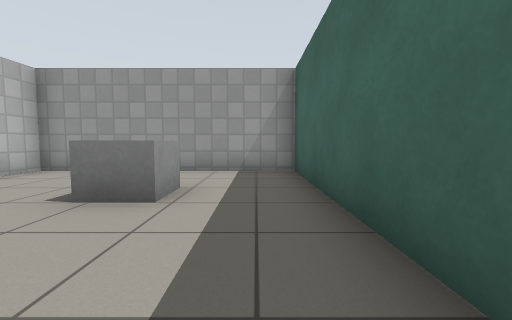
View 1 (above)

16 first-person views from a walk through a robot-simulator world made for Gazebo. The camera is 0.72 m above the floor, tilts 4° down and sees 90° across. The floor is counted in squares, 1 m on a side. Each view is taken from the middle of a square. On the plan, view 1 faces up. The plan holds only what a view shows up to about 9 squares ahead; the rest is blank. Simple patterns stand in for the simulator's built-in surfaces.

View 2
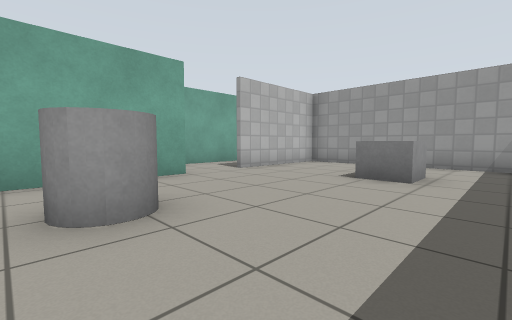

View 3
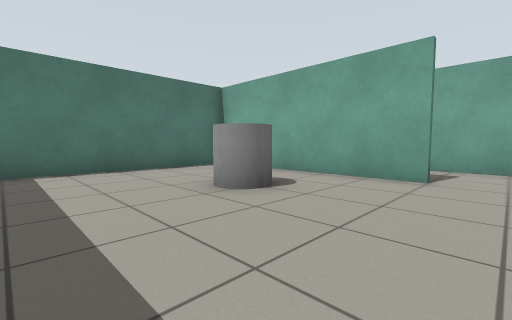

View 4
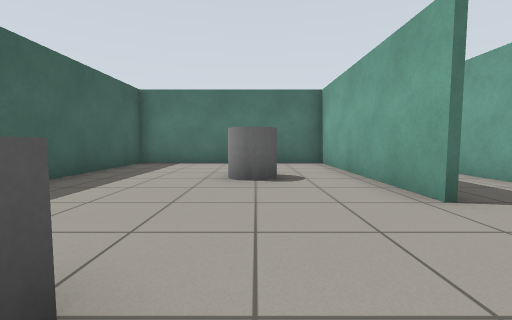

View 5
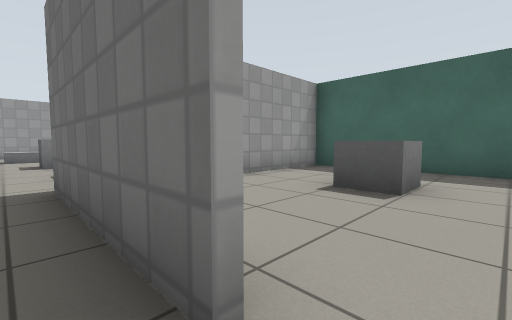

View 6
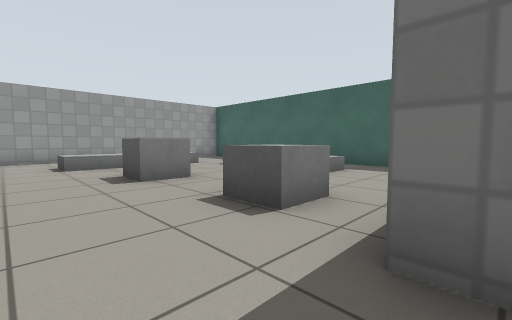

View 7
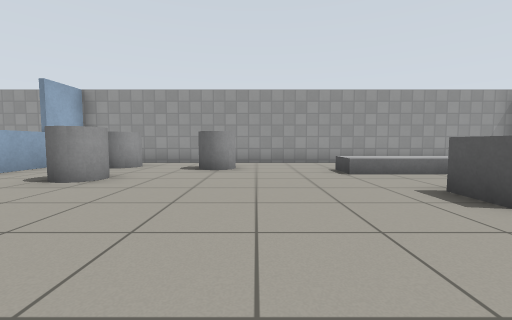

View 8
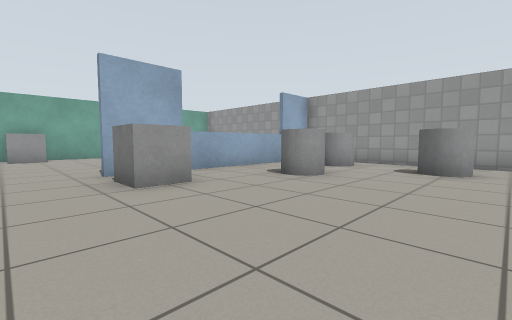

View 9
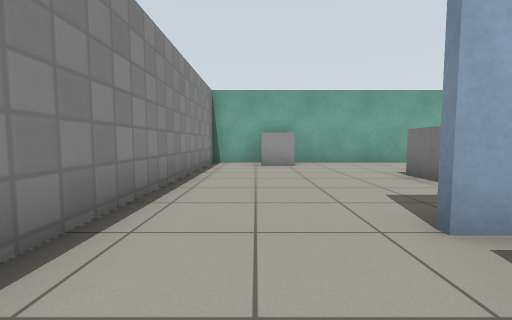

View 10
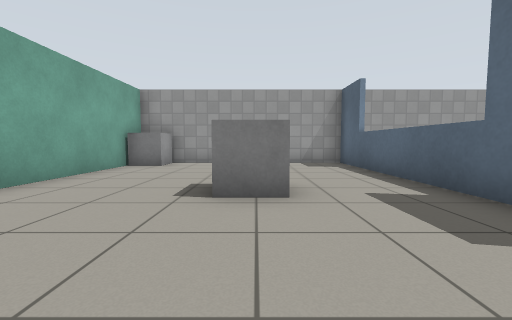

View 11
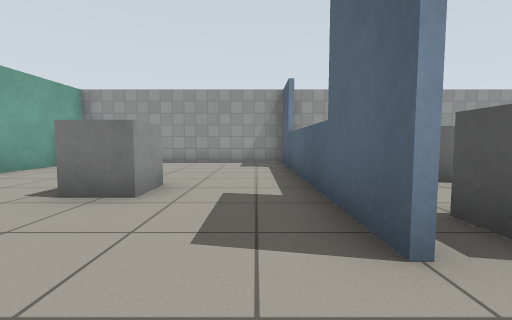

View 12
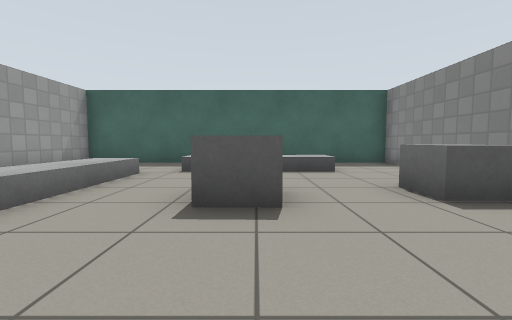

View 13
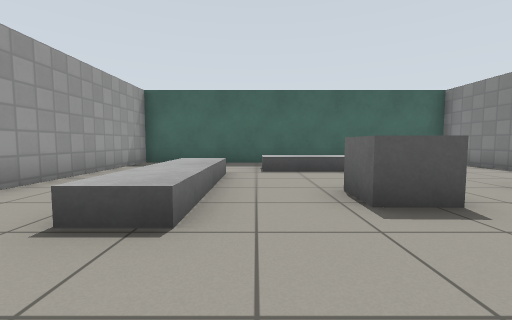

View 14
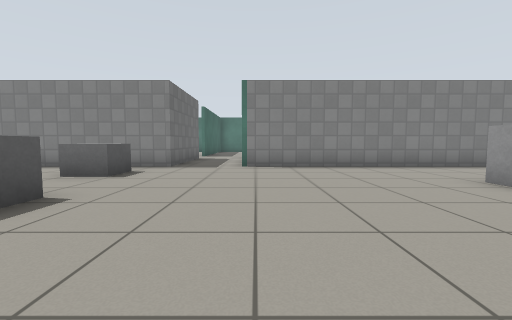

View 15
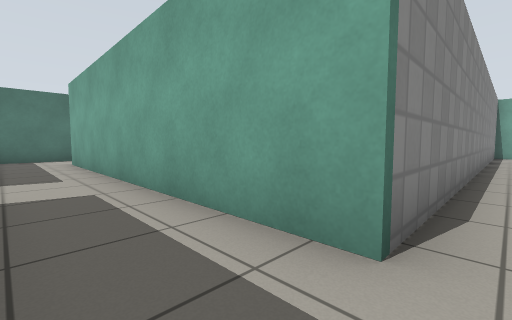

View 16
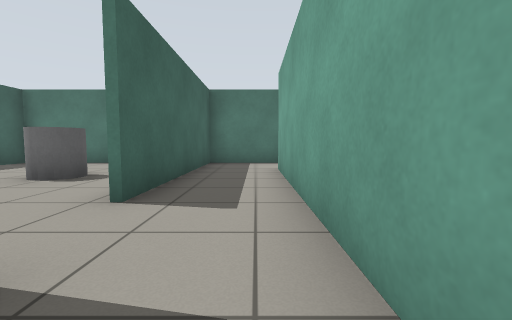

### Floor plan
Ten units are one square. View 1 is at (0, 0); x grows to the right and y downward. Boxes are objects, and circles mark ways between rooms. Rooms are numbered by the first view taken in them; rooms with no view inside come last. Other rooms are left out.
<svg viewBox="-214 -174 229 228">
<path fill="none" stroke="#000" d="M-53 -10 -53 49M10 -63 -53 -63 -53 -26M-49 48 10 48 10 -60M-141 -94 -141 -169M-55 -26 -55 -65 10 -65M-139 -169 -139 -94M10 -60 10 -168 -209 -168 -209 -65 -76 -65 -76 29M-79 48 -49 48M-55 49 -55 -10"/>
<rect x="-35" y="5" width="10" height="10" fill="#bbb"><title>grey cylinder</title></rect>
<rect x="-25" y="-45" width="20" height="20" fill="#bbb"><title>grey box</title></rect>
<rect x="-205" y="-95" width="10" height="20" fill="#bbb"><title>grey box</title></rect>
<rect x="-205" y="-165" width="10" height="10" fill="#bbb"><title>grey box</title></rect>
<rect x="-175" y="-125" width="10" height="10" fill="#bbb"><title>grey box</title></rect>
<rect x="-135" y="-105" width="20" height="10" fill="#bbb"><title>grey box</title></rect>
<rect x="-125" y="-135" width="20" height="10" fill="#bbb"><title>grey cylinder</title></rect>
<rect x="-125" y="-165" width="10" height="20" fill="#bbb"><title>grey cylinder</title></rect>
<rect x="-95" y="-155" width="10" height="10" fill="#bbb"><title>grey cylinder</title></rect>
<rect x="-65" y="-145" width="50" height="10" fill="#bbb"><title>grey box</title></rect>
<rect x="-55" y="-85" width="20" height="10" fill="#bbb"><title>grey box</title></rect>
<rect x="-55" y="-115" width="20" height="10" fill="#bbb"><title>grey box</title></rect>
<rect x="-15" y="-135" width="10" height="50" fill="#bbb"><title>grey box</title></rect>
<circle cx="-50" cy="-15" r="3" fill="#2a7"/>
<text x="-20" y="-10">1</text>
<text x="-90" y="-100">2</text>
</svg>
Room 1 opens to room 2.

Where each view was taken, in squares from view 1:
view 1: 0 up, 0 right, facing up
view 2: 2 down, 0 right, facing up-left
view 3: 2 up, 0 right, facing down-left
view 4: 4 up, 3 left, facing down
view 5: 2 up, 6 left, facing up-right
view 6: 6 up, 7 left, facing up-right
view 7: 8 up, 8 left, facing up
view 8: 8 up, 8 left, facing up-left
view 9: 8 up, 12 left, facing left
view 10: 8 up, 17 left, facing up
view 11: 8 up, 15 left, facing up
view 12: 11 up, 8 left, facing right
view 13: 13 up, 8 left, facing right
view 14: 14 up, 8 left, facing down
view 15: 7 up, 6 left, facing down-left
view 16: 4 up, 7 left, facing down
